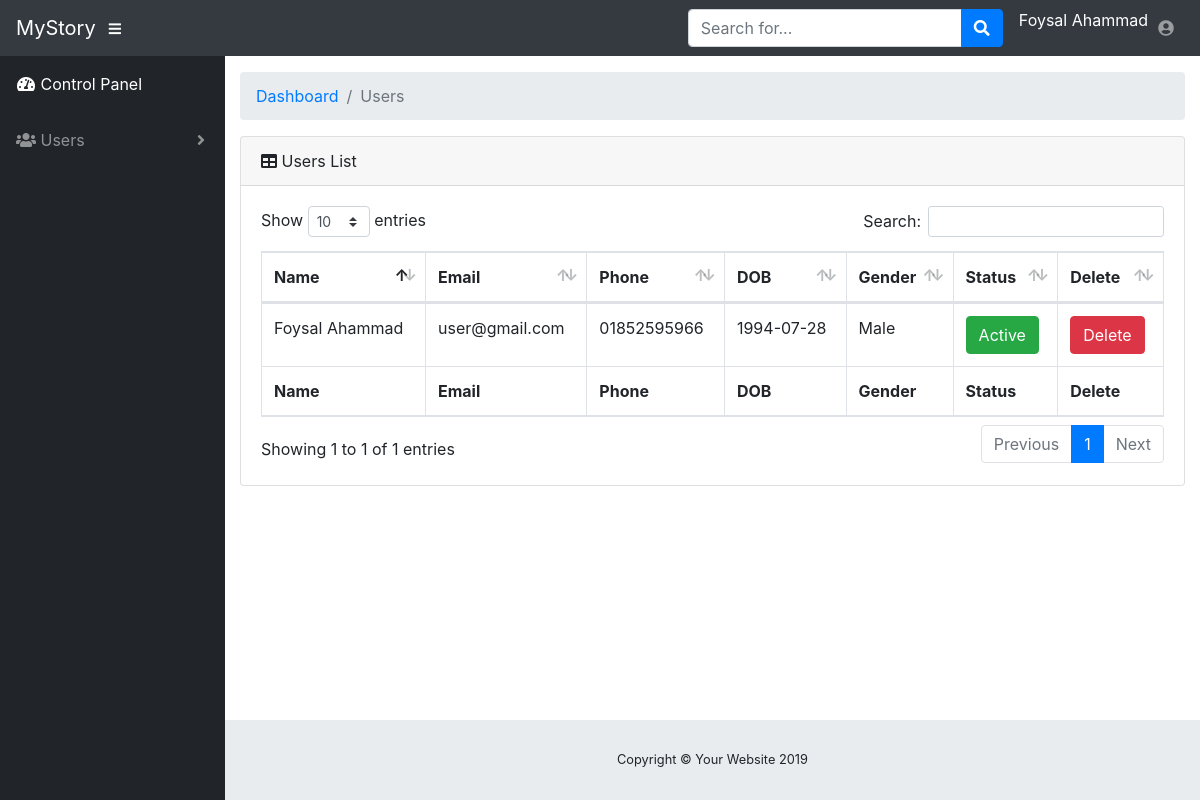
Page /admin/users.php (signed in) on the committed database.
### tables this page shows
CREATE TABLE `users`  (
  `uid` int(11) NOT NULL AUTO_INCREMENT,
  `firstName` varchar(255) NULL DEFAULT NULL,
  `lastName` varchar(255) NULL DEFAULT NULL,
  `email` varchar(255) NULL DEFAULT NULL,
  `dob` varchar(20) NULL DEFAULT NULL,
  `phone` varchar(20) NULL DEFAULT NULL,
  `password` varchar(30) NULL DEFAULT NULL,
  `gender` varchar(10) NULL DEFAULT NULL,
  `photo` varchar(255) NULL DEFAULT NULL,
  `status` int(5) NULL DEFAULT NULL,
  PRIMARY KEY (`uid`) USING BTREE
);

### admin/users.php (the view, shortened to what this page needs)
 <?php
include('../db/db.php');
if (isset($_SESSION['ad_login'])==TRUE) {
?>
<!DOCTYPE html>
<html lang="en">
<head>
  <link href="../vendor/fontawesome-free/css/all.min.css" rel="stylesheet" type="text/css">
  <link href="../vendor/datatables/dataTables.bootstrap4.css" rel="stylesheet">
  <link href="../css/sb-admin.css" rel="stylesheet">
</head>
<body id="page-top">
  <?php include('inc/nav.php');?>
  <div id="wrapper">
    <?php include('inc/sidebar.php'); ?>
    <div id="content-wrapper">
      <div class="container-fluid">
        <ol class="breadcrumb">
          <li class="breadcrumb-item">
            <a href="index">Dashboard</a>
          </li>
          <li class="breadcrumb-item active">Users</li>
        </ol>
        <div class="card mb-3">
          <div class="card-header">
            <i class="fas fa-table"></i>
          Users List</div>
          <div class="card-body">
            <div class="table-responsive">
              <table class="table table-bordered" id="dataTable" width="100%" cellspacing="0">
                <thead>
                  <tr>
                    <th>Name</th>
                    <th>Email</th>
                    <th>Phone</th>
                    <th>DOB</th>
                    <th>Gender</th>
                    <th>Status</th>
                    <th>Delete</th>
                  </tr>
                </thead>
                <tfoot>
                  <tr>
                    <th>Name</th>
                    <th>Email</th>
                    <th>Phone</th>
                    <th>DOB</th>
                    <th>Gender</th>
                    <th>Status</th>
                    <th>Delete</th>
                  </tr>
                </tfoot>
                <tbody>
                  <?php
                  $query="SELECT * FROM users";
                  $result=mysqli_query($con,$query);
                  if(mysqli_num_rows($result)>0){
                    while($row=mysqli_fetch_array($result, MYSQLI_ASSOC)){
                                      ?>
                      <tr>
                        <td><?php echo $row['firstName']." ".$row['lastName']; ?></td>
                        <td><?php echo $row['email']; ?></td>
                        <td><?php echo $row['phone']; ?></td>
                        <td><?php echo $row['dob']; ?></td>
                        <td><?php echo $row['gender']; ?></td>
                         <?php if ($row['status']=='0') { ?>
                           <td><a class="btn btn-danger" href="../db/db_register.php?status=2&id=<?php echo $row['uid'];?>">Deactivate</a></td>
                         <?php }else{ ?>
                           <td><a class="btn btn-success" href="../db/db_register.php?status=0&id=<?php echo $row['uid'];?>">Active</a></td>
                         <?php } ?>
                        <td><a class="btn btn-danger" href="../db/db_register.php?UDelete&id=<?php echo $row['uid'];?>">Delete</a></td>
                      </tr>
                      <?php
                    }
                  }
                  ?>
                </tbody>
              </table>
            </div>
          </div>
      </div>
      <footer class="sticky-footer">
        <div class="container my-auto">
          <div class="copyright text-center my-auto">
            <span>Copyright © Your Website 2019</span>
          </div>
        </div>
      </footer>
    </div>
  </div>
</body>
</html>
<?php
}else{
  header('location:login/login');
}
?>

### rows in the picture
users: firstName "Foysal", lastName "Ahammad", email "user@gmail.com", phone "01852595966", dob "1994-07-28", gender "Male"

### other values in the picture
$_SESSION['name'] "Foysal Ahammad"
